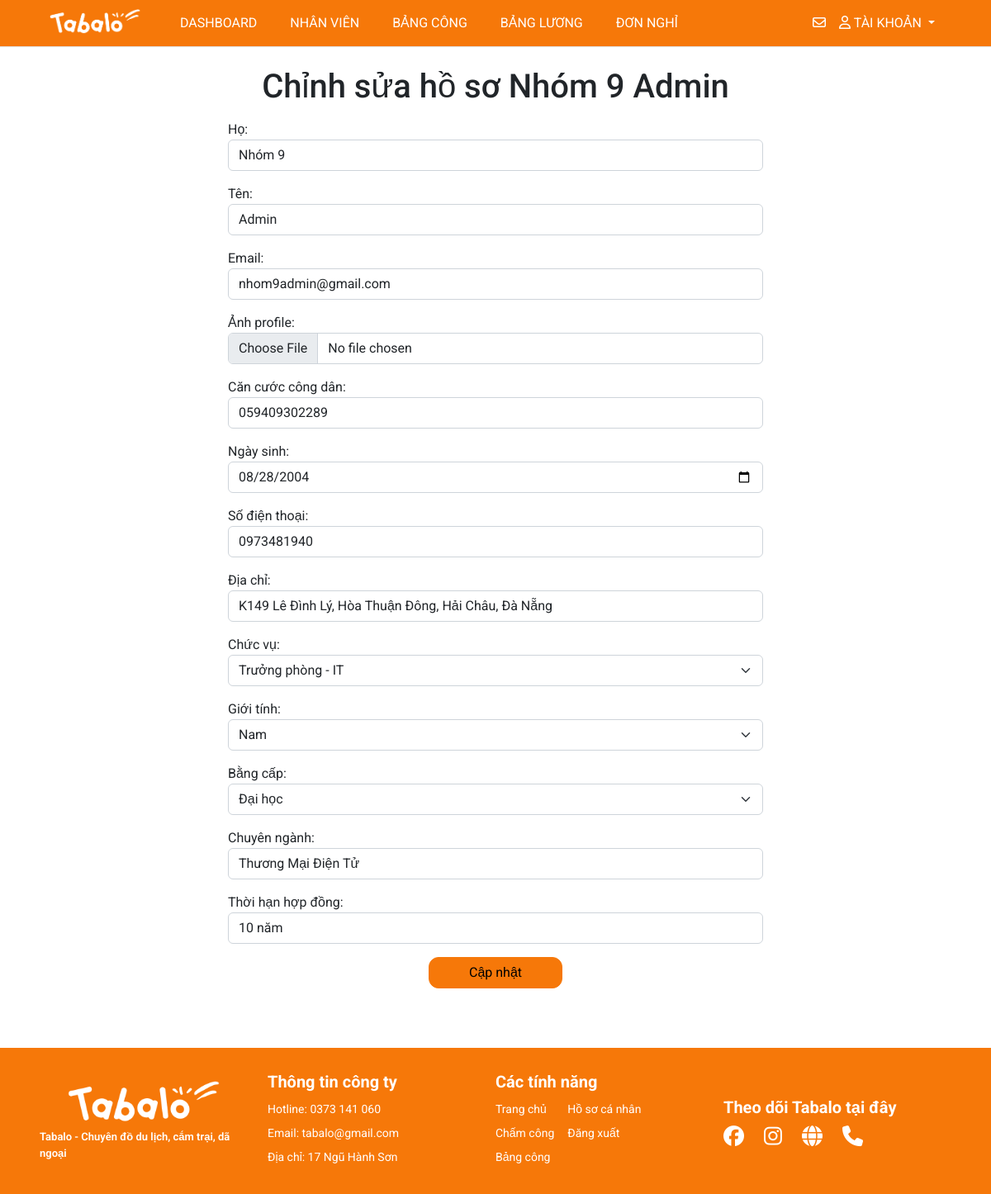
Page /management/employee/update/nhom9admin/ (signed in) on the committed database.
### myapp/models.py (models this page shows, shortened)
class Profile(models.Model):
    image = models.ImageField(upload_to='')
    cccd = models.CharField(max_length=12)
    dob = models.DateField()
    phone_number = models.CharField(max_length=12)
    start_date = models.DateField(auto_now_add=True)
    end_date = models.DateField(null=True, blank=True)
    address = models.CharField(max_length=200)
    position = models.ForeignKey(Position, on_delete=models.CASCADE)
    gender = models.CharField(max_length=10, choices=[('Nam', 'Nam'), ('Nữ', 'Nữ')])
    degree = models.CharField(max_length=20, choices=[('Đại học', 'Đại học'), ('Cao đẳng', 'Cao đẳng')])
    major = models.CharField(max_length=100)
    contract_period = models.CharField(max_length=10)
    user = models.OneToOneField(User, on_delete=models.CASCADE)
    salary = models.DecimalField(blank=True, null=True, max_digits=10, decimal_places=0)
    STATUS_CHOICES = [
        ('working', 'Đang làm'),
        ('on_leave', 'Nghỉ phép'),
        ('resigned', 'Đã nghỉ việc'),
    ]
    status = models.CharField(max_length=20, choices=STATUS_CHOICES, default='working')

### management/views.py (the view)
# urls.py: path('employee/update/<str:username>/', views.update_employee, name='create-employee'),
def update_employee(request, username):
    if request.user.is_superuser:
        try:
            user = User.objects.get(username=username)
            title = f'Sửa hồ sơ {user.username}'
            form_e = EmployeeUpdateForm(request.POST or None, instance=user)
            form_p = ProfileForm(request.POST or None, request.FILES or None, instance=user.profile)
            if request.POST:
                if form_e.is_valid() and form_p.is_valid():
                    form_e.save()
                    form_p.save()
                    messages.success(request, 'Chỉnh sửa hồ thành công')
                    return redirect('profile-detail', username=user.username)
            context = {'title': title,
                       'user': user,
                       'form_e':form_e,
                       'form_p':form_p}
            return render(request, 'pages/update_employee.html', context)
        except User.DoesNotExist:
            return redirect('home')
    else:
        return redirect('home')

### management/forms.py
class EmployeeUpdateForm(forms.ModelForm):
	class Meta:
		model = User
		fields = ['first_name', 'last_name', 'email']
		widgets = {'first_name': forms.TextInput(attrs={'class':'form-control'}),
				        'last_name': forms.TextInput(attrs={'class':'form-control'}),
				        'email': forms.TextInput(attrs={'class':'form-control'})}
		labels = {'first_name': 'Họ', 'last_name': 'Tên', 'email': 'Email'}

class ProfileForm(forms.ModelForm):
	class Meta:
		model = Profile
		exclude = ['start_date', 'end_date', 'user', 'status', 'salary']
		widgets = {'dob': forms.DateInput(attrs={'type': 'date', 'class':'form-control'}),
				   'address': forms.TextInput(attrs={'class':'form-control'}),
				   'phone_number': forms.TextInput(attrs={'class':'form-control'}),
           'image': forms.FileInput(attrs={'type': 'file', 'class': 'form-control'}),
           'cccd': forms.TextInput(attrs={'class':'form-control'}),
           'major': forms.TextInput(attrs={'class':'form-control'}),
           'degree': forms.Select(attrs={'class':'form-select'}),
           'gender': forms.Select(attrs={'class':'form-select'}),
           'position': forms.Select(attrs={'class':'form-select'}),
           'contract_period': forms.TextInput(attrs={'class':'form-control'}),}
		labels = {'dob': 'Ngày sinh', 'address': 'Địa chỉ', 'phone_number': 'Số điện thoại',
            'image': 'Ảnh profile', 'cccd': 'Căn cước công dân', 'major': 'Chuyên ngành',
            'degree': 'Bằng cấp', 'gender': 'Giới tính', 'position': 'Chức vụ', 'contract_period': 'Thời hạn hợp đồng'}

### management/context_processors.py (called while the page is built)
def pending_dayoff(request):
  count_pending = DayOffRequest.objects.filter(status='pending').count()
  return {'count_pending': count_pending}

### myapp/models.py (called while the page is built)
    def __str__(self):
        return f'{self.name} - {self.department.name}'

### templates/pages/update_employee.html (shortened to what this page needs)
{% extends '../layouts/base.html' %}
{% block main %}
<br>
<h1 style="text-align:center" class="mb-3">Chỉnh sửa hồ sơ {{ user.first_name }} {{ user.last_name }}</h1>
<div class="container" style="display:flex; justify-content:center">
    <form method="POST" style="width:60%">
        {{ form_e.as_p }}
        {{ form_p.as_p }}
        <center>
            <button class="btn btn-info bg-btn pe-5 ps-5">Cập nhật</button>
        </center>
    </form>
</div>
<br><br><br>
{% endblock %}

### static/styles/style.css (style rules this page uses)
.bg-btn { background-color: #F67809 !important; --bs-btn-border-color: #F67809 !important; border-radius: 12px !important; --bs-btn-hover-border-color: none !important; --bs-btn-active-bg: none !important; --bs-btn-active-border-color: none !important; }

### rows in the picture
Profile: cccd "059409302289", dob "08/28/2004", phone_number "0973481940", address "K149 Lê Đình Lý, Hòa Thuận Đông, Hải Châu, Đà Nẵng", position "Trưởng phòng - IT", gender "Nam", degree "Đại học", major "Thương Mại Điện Tử", contract_period "10 năm"

### other values in the picture
{{ user.first_name }} "Nhóm 9"
{{ user.last_name }} "Admin"
